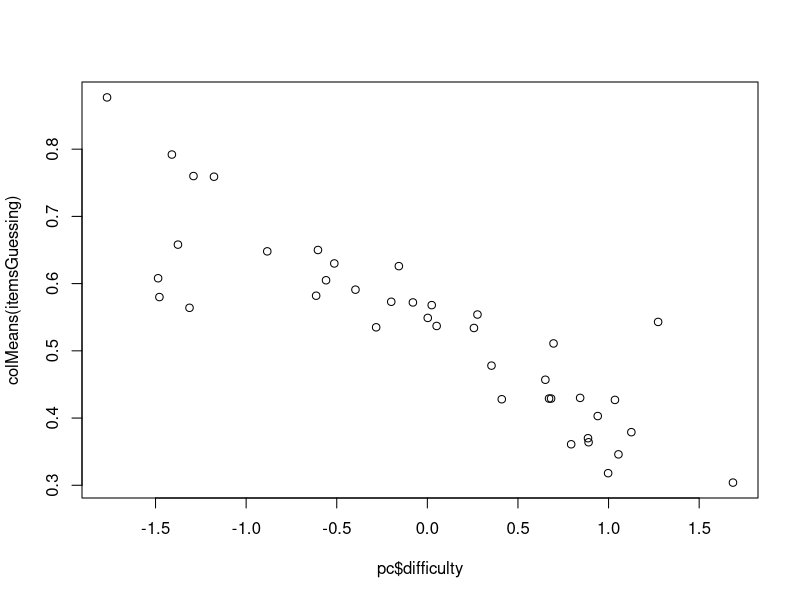
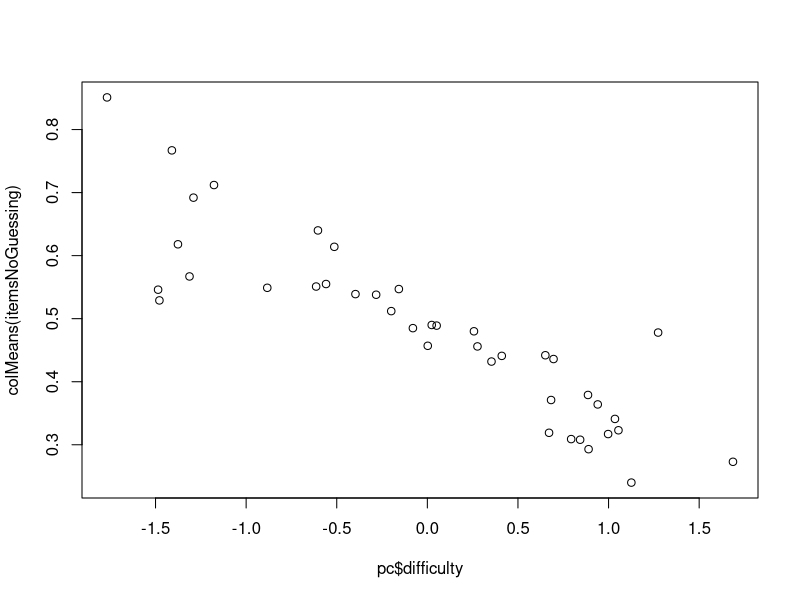

Recreate these plots in R, in order.
### Paul Johnson 2011-10-28
### Adapted from mirt-sim-1.R
### Request from Rose Zheng


### Create some D dimensional MIRT data.
### The individual ability parameters (called "thetas")


library(mvtnorm)

calcCovTheta <- function(sdTheta, rhoTheta){
  ct  <- rhoTheta *  sdTheta %o% sdTheta
}


simProbabilityCorrect <- function (N=0, M=0, npb=0, meanTheta, covTheta ){
  ## Get length from meanTheta
  D <- length(meanTheta)
  if (!all.equal (dim(covTheta), c(D,D))) stop("dimensions of mean and sd theta don't match")
  
  ## Create "theta" matrix of individual abilities on D dimensions
  theta <- rmvnorm(N, mean = meanTheta, sigma = covTheta,  method= "chol")
  ## difficulty is standard normal
  diffp <- rnorm(M, 0, 1)
  ##discrimination parameters log normal in D columns
  discraw <- matrix(rlnorm(D*M, m=0, sd=1), ncol=D)

  ##Create a "mask" to generate the bi-factor structure
  ## one column of 1's, others grouped like
  ##  1 1 0 0 0 0
  ##  1 1 0 0 0 0
  ##  1 0 1 0 0 0
  ##  1 0 1 0 0 0
  ##  1 0 1 0 0 0
  ## and so forth. Must specify which rows have 1 on which column.
  
  blotterMatrix <- matrix(0, nrow=M, ncol=D-1)
  
  for ( i in 1:(D-1)){
    blotterMatrix[(1 + (i-1)*npb): (i*npb), i] <- 1
  }
  
  ##Put 1's in first column for factor that applies to all items
  blotterMatrix <- cbind(1, blotterMatrix)
  
  ## Create discp, the final matrix of discrimination parameters.
  ## blot out the discrimination parameters we don't want
  discp <- discraw * blotterMatrix
  
  ## guessing is uniform on [min,max]
  ## guesp <- runif(M, min=0.1178, max=0.3580)
  
  ## Calculate the "linear predictor" eta
  eta <- discp %*% t(theta) - diffp
  ## inverse link
  invlink <- 1/(1+exp(-eta))
  list(probCorrect=invlink, discrimination=discp, difficulty=diffp)
} ## Returns 3 pieces

addGuessing <- function(probabilityCorrect=NULL, cmin=0.0, cmax=0.2){
  ## PC=probability correct allows for guessing parameter
  ## Guessing C[i] is guessing param for each question
  M <- dim(probabilityCorrect)[1]
  C <- runif(M, min = cmin, max = cmax)
  PC <-  C + (1-C) * probabilityCorrect
}

## Justify previous calculation to self,
## Fiddle with some matrices
## XM <- matrix(2, nrow=3, ncol=7)
## XM
## XC * XM
## XC <- c(0.1, .2, .3)
## XC * XM
## A <- c(-1, -2, -3)
## A * XC * XM
## XC + (1-XC) * XM



## probabilityCorrect should be M X N (M items, N respondents)
simItems <- function(probabilityCorrect){
  if(!is.matrix(probabilityCorrect)) stop("probabilityCorrect is not a matrix")
  matdim <- dim(probabilityCorrect)
  ## draw random items column-by-column
  items <- apply(probabilityCorrect, 2, function(col) rbinom(n= matdim[1], pr=col, size=1)) 
  
  ## Transpose so item responses are delivered N X M
  items <- t(items)
}
  


###########################################################
############## Usage begins with parameters ###############
###########################################################
N <- 1000 # respondents
Cmax <- 0.2 # maximum guessing parameter 
D <- 5 # dimensions of individual ability (elements in theta)
npb <- 10 # num of items "per sub block" on dimensions 2:D
M <- (D-1)*npb # total items

### The following are User judgments to create multivariate normal data
### MVN(meanTheta, covTheta)
meanTheta <- rep(0, D) ## mean 0
sdTheta <- rep(1, D) ##standard deviation of dimension
rhoTheta <- diag(D)  ##correlation, initially Uncorrelated between dimensions
covTheta  <- calcCovTheta(sdTheta, rhoTheta)


##for(i in 1:2000){
## just run one time for testing
  i <- 1
  pc <- simProbabilityCorrect(N=N, M=M, npb=npb, meanTheta, covTheta)
  pcGuessing <- addGuessing(pc$probCorrect, cmin = 0.0, cmax = Cmax)
  itemsGuessing <- simItems(pcGuessing)
  
  itemsNoGuessing <- simItems(pc$probCorrect)
  
  
  ## Saves to a raw text format, easier for other programs to read
  fn <- paste("items-",i,".txt", sep="")
  write.table(itemsGuessing, file="mei-dat-1000.txt", row.names=FALSE)
##}
### Sanity Check: Doublecheck difficulty against average scores
  
## Rose: I bet this is the one that made your computer seem to freeze
## 
  plot(pc$difficulty, colMeans(itemsGuessing))
  plot(pc$difficulty, colMeans(itemsNoGuessing))
  
